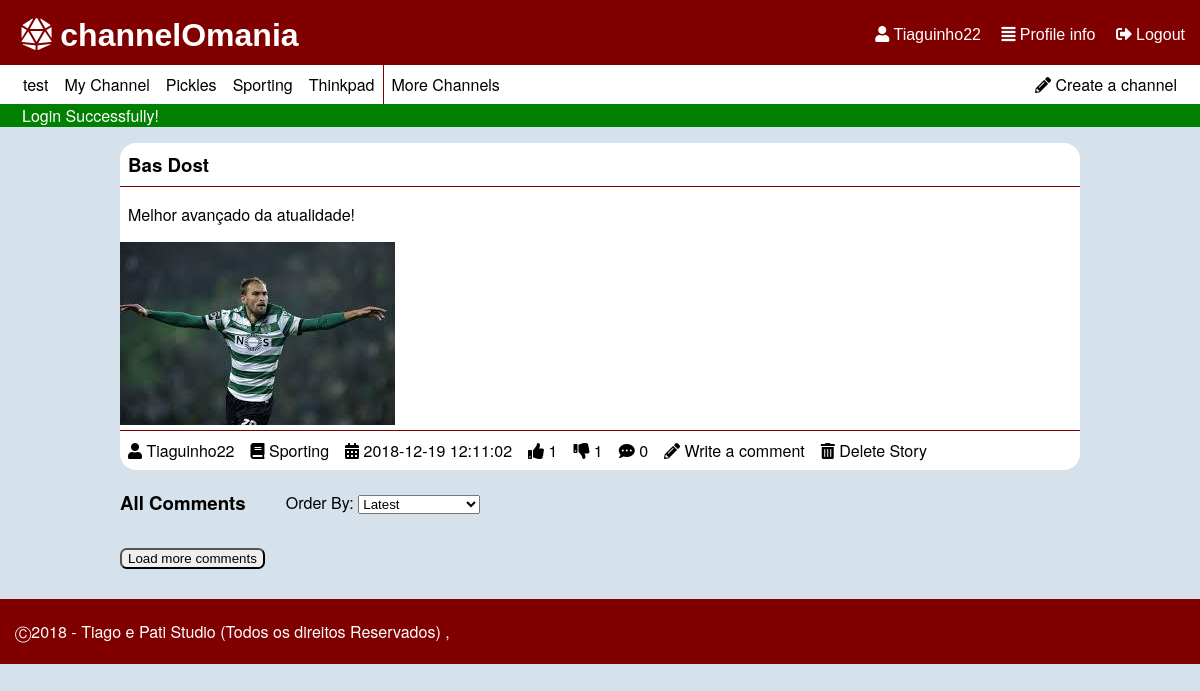
Page /pages/story.php?storyId=29 (signed in) on the committed database.
### tables this page shows
CREATE TABLE "channel" (
	"ID"	INTEGER NOT NULL,
	"name"	TEXT NOT NULL UNIQUE,
	"coverImage"	TEXT,
	"author"	INTEGER NOT NULL,
	PRIMARY KEY("ID"),
	FOREIGN KEY("author") REFERENCES "user"("ID") ON DELETE Cascade ON UPDATE No Action
);

CREATE TABLE "story" (
	"storyID"	INTEGER NOT NULL,
	"title"	TEXT NOT NULL,
	"content"	TEXT NOT NULL,
	"upvotes"	INTEGER NOT NULL DEFAULT 0,
	"downvotes"	INTEGER NOT NULL DEFAULT 0,
	"author"	INTEGER NOT NULL,
	"date"	TEXT NOT NULL,
	"channel"	INTEGER NOT NULL,
	"image"	TEXT,
	PRIMARY KEY("storyID"),
	FOREIGN KEY("channel") REFERENCES "channel"("ID") ON DELETE Cascade ON UPDATE No Action,
	FOREIGN KEY("author") REFERENCES "user"("ID") ON DELETE Cascade ON UPDATE No Action
);

CREATE TABLE "user" (
	"ID"	INTEGER NOT NULL PRIMARY KEY AUTOINCREMENT,
	"username"	TEXT NOT NULL,
	"email"	TEXT NOT NULL,
	"password"	TEXT NOT NULL,
	"birth"	TEXT,
	"profilePic"	TEXT,
	"score"	INTEGER DEFAULT 0,
	CONSTRAINT "username" UNIQUE("username")
);

### pages/story.php (called while the page is built, shortened)
<?php
  include_once('../database/db_story.php');
  include_once('../database/db_list.php');
  include_once('../templates/tpl_common.php');
  include_once('../templates/tpl_story.php');
  $story = getStory($_GET['storyId']);
  draw_header($story['title']);
  draw_story($story);
  $storyID = $story['storyID'];
  $comments = getCommentsByStory($storyID);
  draw_comments($comments);
  draw_footer();
?>

### database/db_list.php (called while the page is built, shortened)
<?php
function listChannel($sort='') {
  switch($sort){
    case 'mActive':
      $order = 'n_stories DESC';
      break;
  }
  $db = Database::instance()->db();
  $stmt = $db->prepare('SELECT *,(SELECT COUNT(*) FROM story WHERE story.channel == channel.ID) AS n_stories,channel.ID as channelId FROM channel INNER JOIN user ON author=user.ID ORDER BY '.$order);
  $stmt->execute();
  return $stmt->fetchAll();
}
?>

### database/db_story.php (called while the page is built, shortened)
<?php
function getStory($id) {
  $db = Database::instance()->db();
  $stmt = $db->prepare('SELECT *,(SELECT COUNT(*) FROM comment WHERE comment.story == storyID) AS n_comments,channel.name AS channelName,story.author AS storyAuthor FROM story INNER JOIN user ON user.ID == story.author INNER JOIN channel ON channel.ID == story.channel  WHERE storyID == ?');
  $stmt->execute(array($id));
  return $stmt->fetch();
}
 ?>

### templates/tpl_common.php (the view, shortened to what this page needs)
<?php function draw_header($tabText = ""){
?>
<!DOCTYPE html>
<html lang="en-US">
  <head>
    <link href="../css/style.css" rel="stylesheet">
    <link href="../css/input.css" rel="stylesheet">
    <link href="../css/links.css" rel="stylesheet">
    <link rel="stylesheet" href="https://use.fontawesome.com/releases/v5.5.0/css/all.css">
  </head>
  <body>
    <header id="header">
      <?php if(isset($_SESSION['username'])){ ?>
        <div id='options'>
          <a href="../pages/profile.php"><i class="fas fa-user"></i> <?php echo($_SESSION['username']) ?></a>
          <a href="../pages/profile.php"><i class="fas fa-align-justify"></i> Profile info</a>
          <a href="../actions/action_logout.php"><i class="fas fa-sign-out-alt"></i> Logout</a>
        </div>
      <?php } ?>
      <h1><a href="mainpage.php"><i class="fas fa-dice-d20"></i> channelOmania</a></h1>
    </header>
    <?php if(isset($_SESSION['username'])){ ?>
    <div id="list_channels">
      <p><a href = "../pages/new_channel.php" ><i class="fas fa-pencil-alt"></i> Create a channel</a></p>
      <?php $channels = listChannel('mActive'); ?>
      <ul>
      <?php if(count($channels) > 5) { ?>
        <?php for ($i=0; $i < 5; $i++) { ?>
          <li><a href = "../pages/channel.php?channelId=<?php echo($channels[$i]['channelId']); ?>" ><?php echo($channels[$i]['name']); ?></a></li>
        <?php } ?>
          <li id="moreChannels"><a href = "../pages/all_channels.php" >More Channels</a></li>
      <?php } else { ?>
        <?php foreach($channels as $channel_list){ ?>
          <li><a href = "../pages/channel.php?channelId=<?php echo($channel_list['channelId']); ?>" ><?php echo($channel_list['name']); ?></a></li>
        <?php } ?>
      <?php } ?>
      </ul>
    </div>
    <?php } ?>
    <?php if (isset($_SESSION['messages'])) {?>
      <section id="messages">
        <?php foreach($_SESSION['messages'] as $message) { ?>
          <div class="<?=$message['type']?>"><?=$message['content']?></div>
        <?php } ?>
      </section>
    <?php unset($_SESSION['messages']); } ?>
<?php } ?>
<?php function draw_footer(){
  ?>
  <footer class="footer">
    <p>	&#9400;2018 - Tiago e Pati Studio (Todos os direitos Reservados) ,</p>
  </footer>
</body>
</html>
<?php }
 ?>

### templates/tpl_story.php (shortened to what this page needs)
<?php include_once('../templates/tpl_mainpage.php'); ?>
<?php include_once('../database/db_list.php'); ?>
<?php function draw_story($story) { ?>
  <section id="story">
    <article>
      <header>
        <h1><?php echo($story['title']); ?></h1>
      </header>
      <p><?php echo($story['content']); ?></p>
      <?php if($story['image']!=NULL){ ?>
      <img id="story_image" src="../files/storyImages/<?php echo($story['image']); ?>" alt="<?php echo($story['title']); ?>'s image">
      <?php }?>
      <footer><?php draw_story_info($story); ?></footer>
    </article>
  </section>
<?php } ?>
<?php function draw_comments($comments) { ?>
  <section id="comments" data-id="<?php if(!empty($comments)) echo($comments[0]['story']); ?>">
  <div id="order_comments"><h3>All Comments</h3>
  <p>Order By:
  <select id='orderSelector'>
    <option value="mRecent">Latest</option>
  </select></p></div>
  <button id="btnLoadComments">Load more comments</button>
  </section>
<?php } ?>

### templates/tpl_mainpage.php (shortened to what this page needs)
<?php include_once('../templates/tpl_story.php'); ?>
<?php function draw_story_info($story) { ?>
  <ul>
    <li><a href="../pages/profile.php?userId=<?php echo($story['storyAuthor']); ?>"><i class="fas fa-user"></i> <?php echo($story['username']); ?></a></li>
    <li><a href="../pages/channel.php?channelId=<?php echo($story['channel']); ?>"><i class="fas fa-book"></i> <?php echo($story['channelName']); ?></a></li>
    <li><i class="fas fa-calendar-alt"></i> <?php echo($story['date']); ?></li>
    <li class="nUpVote" data-id="<?php echo($story['storyID']); ?>"><i class="fas fa-thumbs-up"></i> <?php echo($story['upvotes']); ?></li>
    <li class="nDownVote" data-id="<?php echo($story['storyID']); ?>"><i class="fas fa-thumbs-down"></i> <?php echo($story['downvotes']); ?></li>
    <li><i class="fas fa-comment-dots"></i> <?php echo($story['n_comments']); ?></li>
    <li><a href="../pages/new_comment.php?storyId=<?php echo($story['storyID']); ?>"><i class="fas fa-pencil-alt"></i> Write a comment</a></li>
    <?php if($story['username'] == $_SESSION['username']) { ?>
      <li><a href="../actions/action_delete_story.php?storyId=<?php echo($story['storyID']); ?>&csrf=<?php echo($_SESSION['csrf']); ?>"><i class="fas fa-trash-alt"></i> Delete Story</a></li>
    <?php } ?>
  </ul>
<?php } ?>

### css/style.css (style rules this page uses)
body { font-family: IBMPlexSans, Helvetica Neue, Segoe UI, Helvetica, Verdana, Arial, sans-serif; background-color: #D5E2EB; margin: 0; }
ul { display: flex; flex-wrap: wrap; flex-direction: row; padding: 0; margin: 0; }
li { text-align: center; list-style-type: none; padding: 0.5em; }
#list_channels { background-color: white; position: relative; padding: 0px 15px; }
#list_channels p { float: right; margin: 0; }
#list_channels li, #list_channels p { padding: 0; }
#header { background-color: #800000; padding: 0.2em 15px; position: relative; }
#header h1 { margin: 0.2em; }
h1 { margin-left: 0.5em; }
#options { float: right; height: 0; }
article, #story_preview { background-color: white; width: 80%; margin: auto; border-radius: 1em; }
article h1 { margin: auto; }
article header, #story_preview h3 { margin-top: 1em; padding: 0.5em; border-bottom: 1px solid #800000; }
article p, #story_preview p { padding-left: 0.5em; }
article img { align-self: auto; }
article footer, #story_preview ul { padding: 0; border-top: 1px solid #800000; }
#moreChannels { border-left: 1px solid #800000; }
#messages .error,#messages .success { padding-left: 22px; }
#messages .success { background-color: green; color: white; }
body,html { min-height: 80vh; }
#header div { margin-top: 1.2em; }
#order_comments { display: flex; margin-left: 20%; }
#order_comments p { margin: 1.3em 1em 1em 2.5em; }
#btnLoadComments, #btnLoadStories { margin-top: 1em; margin-left: 10%; border-radius: 0.5em; }
.footer { clear: left; bottom: auto; margin-top: 30px; padding: 5px 15px; background-color: #800000; color: white; }
#comments { width: 80%; margin: auto; }
#comments #order_comments { margin-left: 0px; }
#comments #btnLoadComments { margin-left: 0; }

### css/links.css (style rules this page uses)
#header a { color: white; font-family: Helvetica; }
#header div a { list-style-type: none; padding-left: 1em; }
a:link, a:visited { color: black; text-decoration: none; }
#list_channels li a, #list_channels p a { padding: 0.5em 0.5em; display: block; }

### rows in the picture
channel: name "test"
channel: name "My Channel"
channel: name "Pickles"
channel: name "Sporting"
channel: name "Thinkpad"
story: title "Bas Dost", content "Melhor avançado da atualidade!", image (picture), author.username "Tiaguinho22", channel.name "Sporting", date "2018-12-19 12:11:02", upvotes "1", downvotes "1"

### other values in the picture
$_SESSION['username'] "Tiaguinho22"
$message['content'] "Login Successfully!"
$story['n_comments'] "0"
